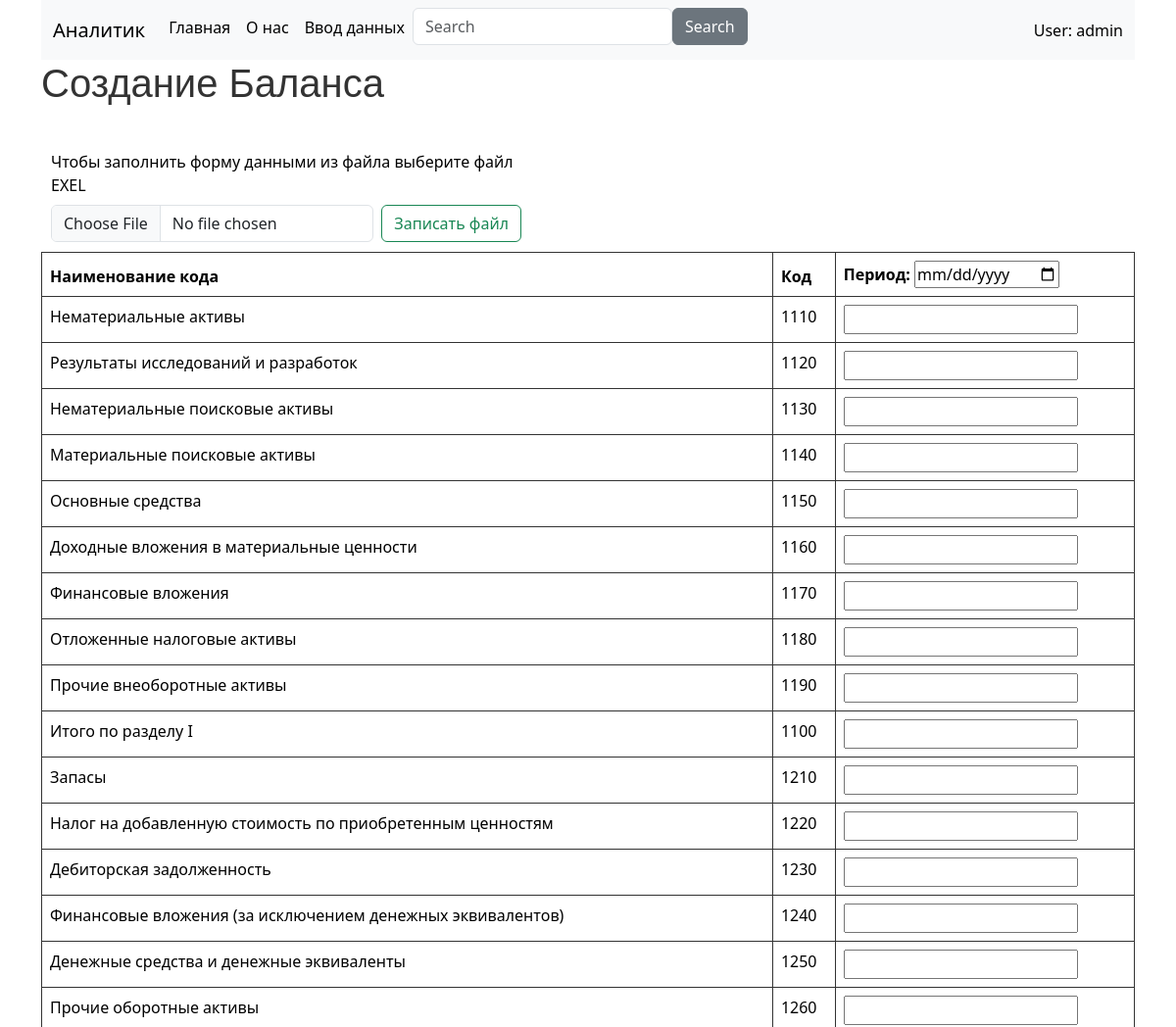
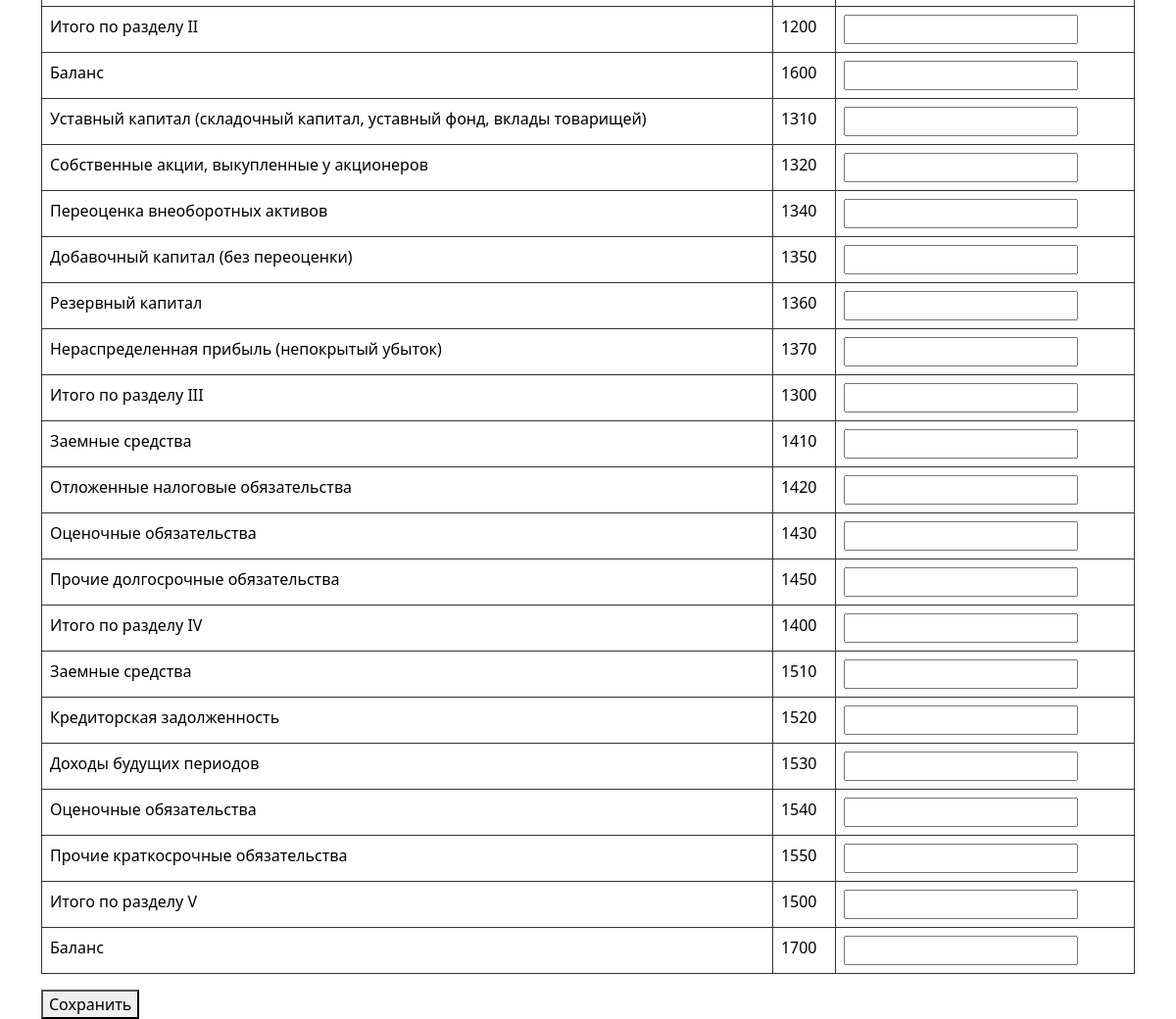
/users/balance/ (signed in), run on the app's committed database (2 pictures, top to bottom).
### users/models.py (models this page shows, shortened)
class User(AbstractUser):
    pass

class Indicator(models.Model):
    name = models.CharField('Название кода', max_length=100)
    code = models.CharField(max_length=10, primary_key=True)
    class Meta:
        verbose_name = 'Наименование'
        verbose_name_plural = 'Наименования'

### users/views.py (the view)
# urls.py: path('balance/', views.create_balance, name='balance'),
@login_required
def create_balance(request):
    if request.method == 'POST':
        form = BalanceForm(request.POST, user=request.user)
        if form.is_valid():
            balance = form.save()
            return redirect('report', balance_id=balance.id)
    else:
        form = BalanceForm(user=request.user)
    return render(request, 'balance_form.html', {'form': form})

### users/forms.py (shortened to what this page needs)
class BalanceForm(forms.ModelForm):
    date = forms.DateTimeField(label='Период', widget=forms.DateInput(attrs={'type': 'date'}))
    class Meta:
        model = Balance
        fields = ['date']
    def __init__(self, *args, **kwargs):
        user = kwargs.pop('user')
        super().__init__(*args, **kwargs)
        indicators = Indicator.objects.all()
        for indicator in indicators:
            self.fields[f'indicator_{indicator.code}'] = forms.FloatField(
                label=indicator.name,
                required=True
            )
        self.user = user

### templates/balance_form.html (shortened to what this page needs)
{% extends 'base.html' %}
{% load static %}
{% block content %}
    <h1>Создание Баланса</h1>
<div class="file-block">
    <label for="formFile" class="form-label mt-4">Чтобы заполнить форму данными из файла выберите файл EXEL</label>
    <div class="d-flex align-items-center">
        <input class="form-control me-2" id="formFile" name="file" type="file">
        <input type="button" class="btn btn-outline-success" onclick="readFile()" value="Записать файл">
    </div>
</div>
    <form method="post">
        <table class="table table-hover">
            <thead>
                <tr>
                    <th>Наименование кода</th>
                    <th>Код</th>
                    <th>{{ form.date.label_tag }} {{ form.date }}</th>
                </tr>
            </thead>
            <tbody>
                {% for field in form %}
                    {% if field.name != 'date' %}
                        <tr>
                            <td>{{ field.label }}</td>
                            <td>{{ field.name|slice:"10:" }}</td>
                            <td>{{ field }}</td>
                        </tr>
                    {% endif %}
                {% endfor %}
            </tbody>
        </table>
        <button type="submit">Сохранить</button>
    </form>
{% endblock %}

### templates/base.html (shortened to what this page needs)
{% load static %}
<!DOCTYPE html>
<html lang="en">
<head>
    <link href="https://cdn.jsdelivr.net/npm/bootstrap@5.3.3/dist/css/bootstrap.min.css" rel="stylesheet">
    <link rel="stylesheet" type="text/css" href="{% static 'users/css/register.css' %}">
        <link rel="stylesheet" type="text/css" href="{% static 'users/css/balance.css' %}">
        <link rel="stylesheet" type="text/css" href="{% static 'users/css/report.css' %}">
</head>
<body class="container">
<nav class="navbar navbar-expand-lg bg-light" data-bs-theme="light">
    <div class="container-fluid">
        <a class="navbar-brand" href="{% url 'home' %}">Аналитик</a>
        <div class="collapse navbar-collapse" id="navbarColor03">
            <ul class="navbar-nav me-auto">
                <li class="nav-item">
                    <a class="nav-link active" href="{% url 'home' %}">Главная
                    </a>
                </li>
                <li class="nav-item">
                    <a class="nav-link active" href="{% url 'home' %}">О нас
                    </a>
                </li>
                <li class="nav-item">
                    <a class="nav-link active" href="{% url 'balance' %}">Ввод данных
                    </a>
                </li>
                <li class="nav-item">
                    <input class="form-control me-sm-2" type="search" placeholder="Search">
                </li>
                <li class="nav-item">
                    <button class="btn btn-secondary my-2 my-sm-0" type="submit">Search</button>
                </li>
            </ul>
            <form class="d-flex" action="{% url 'logout' %}" method="post">
{% if user.is_authenticated %}
<a class="nav-link active" href="{% url 'profile' %}">
<li class="list-group-item">User: {{ user }}</li>
</a>
{% else %}
<a href="{% url 'login' %}">Login</a> |
<a href="{% url 'register' %}">Register</a>
{% endif %}
</form>
        </div>
    </div>
</nav>
{% block content%}
{% endblock %}
</body>
</html>

### users/static/users/css/register.css (style rules this page uses)
body { color:black }

### users/static/users/css/balance.css (style rules this page uses)
.file-block { padding: 10px; max-width: 500px; }

### users/static/users/css/report.css (style rules this page uses)
h1, h2, h3 { color: #333; font-family: Arial, sans-serif; margin-bottom: 10px; }
table { width: 100%; border-collapse: collapse; }
table th, table td { border: 1px solid #333; padding: 8px; text-align: left; }
ul { list-style-type: none; margin: 0; padding: 0; }
ul li { margin-bottom: 5px; }

### data on the page
User: username "admin"
Indicator: label "Нематериальные активы"
Indicator: label "Результаты исследований и разработок"
Indicator: label "Нематериальные поисковые активы"
Indicator: label "Материальные поисковые активы"
Indicator: label "Основные средства"
Indicator: label "Доходные вложения в материальные ценности"
Indicator: label "Финансовые вложения"
Indicator: label "Отложенные налоговые активы"
Indicator: label "Прочие внеоборотные активы"
Indicator: label "Итого по разделу I"
Indicator: label "Запасы"
Indicator: label "Налог на добавленную стоимость по приобретенным ценностям"
Indicator: label "Дебиторская задолженность"
Indicator: label "Финансовые вложения (за исключением денежных эквивалентов)"
Indicator: label "Денежные средства и денежные эквиваленты"
Indicator: label "Прочие оборотные активы"
Indicator: label "Итого по разделу II"
Indicator: label "Баланс"
Indicator: label "Уставный капитал (складочный капитал, уставный фонд, вклады товарищей)"
Indicator: label "Собственные акции, выкупленные у акционеров"
Indicator: label "Переоценка внеоборотных активов"
Indicator: label "Добавочный капитал (без переоценки)"
Indicator: label "Резервный капитал"
Indicator: label "Нераспределенная прибыль (непокрытый убыток)"
Indicator: label "Итого по разделу III"
Indicator: label "Заемные средства"
Indicator: label "Отложенные налоговые обязательства"
Indicator: label "Оценочные обязательства"
Indicator: label "Прочие долгосрочные обязательства"
Indicator: label "Итого по разделу IV"
Indicator: label "Заемные средства"
Indicator: label "Кредиторская задолженность"
Indicator: label "Доходы будущих периодов"
Indicator: label "Оценочные обязательства"
Indicator: label "Прочие краткосрочные обязательства"
Indicator: label "Итого по разделу V"
Indicator: label "Баланс"

### other printed values
{{ field.name|slice:"10:" }} "1110" "1120" "1130" "1140" "1150" "1160" "1170" "1180" "1190" "1100" "1210" "1220" "1230" "1240" "1250" "1260" "1200" "1600" "1310" "1320" "1340" "1350" "1360" "1370" "1300" "1410" "1420" "1430" "1450" "1400" "1510" "1520" "1530" "1540" "1550" "1500" "1700"
